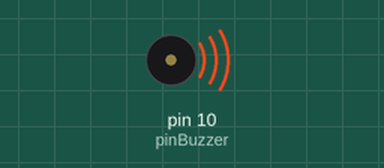
Simulated run of this sketch. Board: Arduino Uno, built with avr-gcc and run on an emulated ATmega328P. Shown: buzzer (waves = sounding).

Above: at 0.1 s.
Timing chart, 0 to 130.0 s (numbered marks = the images above):
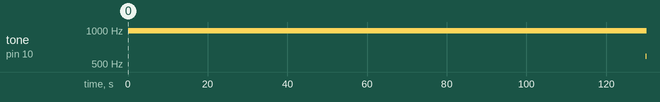

Measured:
- by itself, tone on pin 10 (pinBuzzer): silent → 987 Hz at 0.00 s, → 587 Hz 130 s later

The sketch:

buzzer.ino
```cpp
int pinBuzzer = 10; //Declaramos pin con el que va a operar el buzzer

//El buzzer puede trabajar con diferentes frecuencias
//Almacenamos los valores de frecuencia que le corresponden a cada nota musical
unsigned int
    Do = 523.251,
    DoS = 554.365,
    Re = 587.33,
    ReS = 622.254,
    Mi = 659.255,
    Fa = 698.456,
    FaS = 739.989,
    Sol = 783.991,
    SolS = 830.609,
    La = 880,
    LaS = 932.328,
    Si = 987.767,
    silencio = 30000;

//Declaramos también los tiempo para saber cuánto va a durar cada tono
unsigned int
    redonda = 4000,
    blanca = 2000,
    negra = 1000,
    corchea = 500,
    semicorchea = 250,
    fusa = 125,
    semifusa = 62;
void setup() {
  pinMode(pinBuzzer, OUTPUT);

  // put your setup code here, to run once:

}

void loop() {
  tone(pinBuzzer,Do,corchea);
 // delay(corchea);

  tone(pinBuzzer,Re,corchea);
  //delay(corchea);
  tone(pinBuzzer,Mi,corchea);
  //delay(corchea);
  tone(pinBuzzer,Fa,corchea);
  //delay(corchea);
  tone(pinBuzzer,Sol,corchea);
  //delay(corchea);
  tone(pinBuzzer,La,corchea);
  //delay(corchea);
  tone(pinBuzzer,Si,corchea);
  //delay(corchea);
  // put your main code here, to run repeatedly:

}
```
